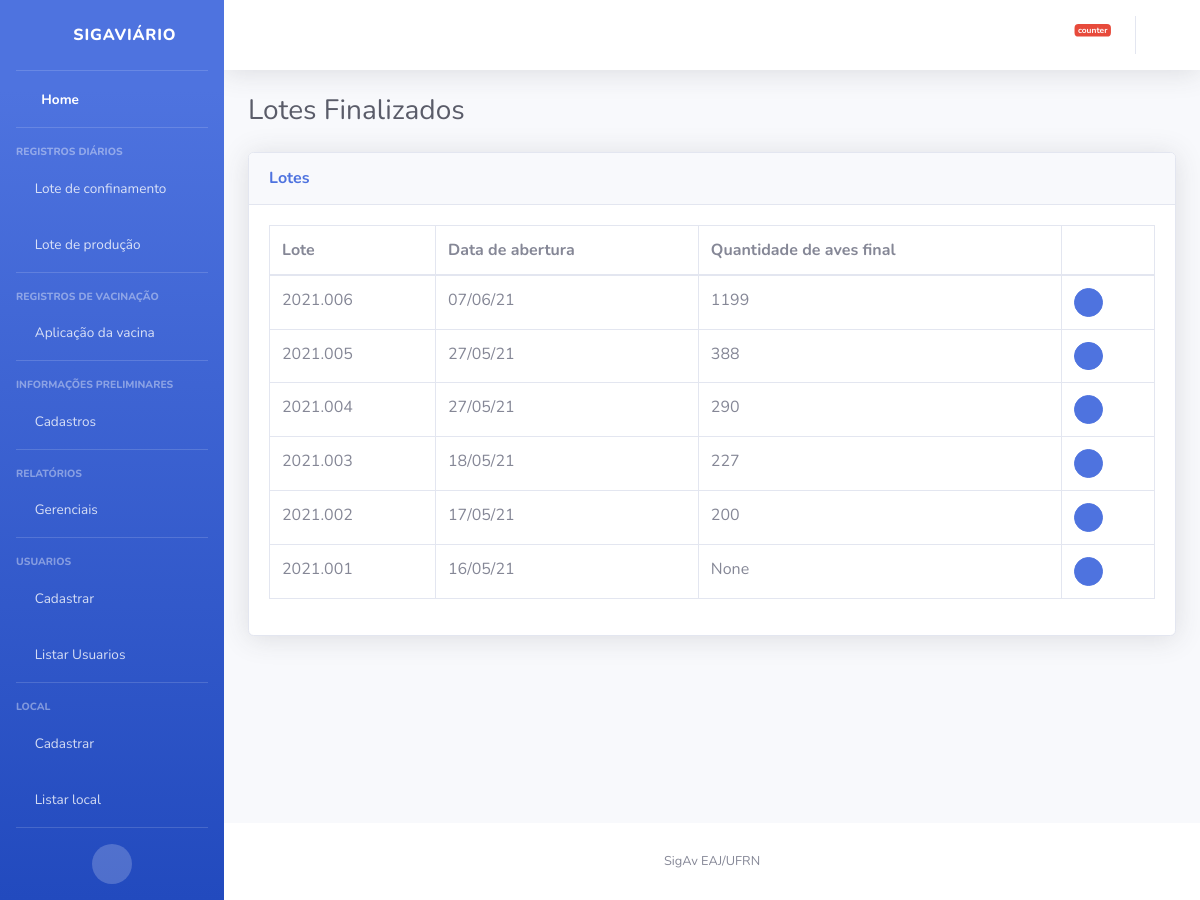
Screenshot of /lote/listar_finalizados/ with the database file from the repository.
### lote/models.py (models this page shows)
class Lote(models.Model):
    codigo = models.CharField(max_length=50, unique=True)
    aptidao = models.CharField(max_length=1, choices=APTIDAO, default='B')
    data_chegada = models.DateField(default=date.today)
    localidade = models.CharField(max_length=200)
    quantidade_aves_chegada = models.PositiveIntegerField()
    quantidade_aves_final = models.PositiveIntegerField(null=True, blank=True)
    raca = models.CharField(max_length=1, choices=RACA)
    status = models.CharField(max_length=1, choices=STATUS, default='A')
    def __str__(self):
        return self.codigo
    class Meta:
        ordering = ('status','data_chegada',)

### lote/views.py (the view)
# urls.py: path('listar_finalizados/', views.listar_finalizados, name='listar_finalizados'),
def listar_finalizados(request):
    lista_lotes = Lote.objects.filter(status="C").order_by('-codigo')
    informacoes = {
        'lista_lotes': lista_lotes
    }
    return render(request, 'lote/listar_finalizados.html', informacoes)

### templates/lote/listar_finalizados.html
{% extends "base.html" %}
{% block titulo %}
  Lotes Finalizados
{% endblock %}
{% block conteudo %}
<div class="card shadow mb-4">
    <div class="card-header py-3">
      <h6 class="m-0 font-weight-bold text-primary">Lotes</h6>
    </div>
    <div class="card-body">
      <div class="table-responsive">
        <table class="table table-bordered" id="dataTable" width="100%" cellspacing="0">
          <thead>
            <tr>
              <th>Lote</th>
              <th>Data de abertura</th>
              <th>Quantidade de aves final</th>
              <th></th>
            </tr>
          </thead>
          <tbody>
            {% for lote in lista_lotes %}
            <tr>
                <td>{{lote}}</td>
                <td>{{lote.data_chegada|date:"d/m/y" }}</td>
                <td>{{lote.quantidade_aves_final}}</td>
                <td>
                  <a href="{% url 'lote:detalhes_finalizado' pk=lote.pk %}" class="btn btn-primary btn-circle btn-sm">
                    <i class="fas fa-search"></i>
                  </a>
                </td>
            </tr>
            {% endfor %}
          </tbody>
        </table>
      </div>
    </div>
  </div>
{% endblock %}

### rows the page displays
Lote: codigo "2021.006", data_chegada "07/06/21", quantidade_aves_final "1199"
Lote: codigo "2021.005", data_chegada "27/05/21", quantidade_aves_final "388"
Lote: codigo "2021.004", data_chegada "27/05/21", quantidade_aves_final "290"
Lote: codigo "2021.003", data_chegada "18/05/21", quantidade_aves_final "227"
Lote: codigo "2021.002", data_chegada "17/05/21", quantidade_aves_final "200"
Lote: codigo "2021.001", data_chegada "16/05/21", quantidade_aves_final "None"
